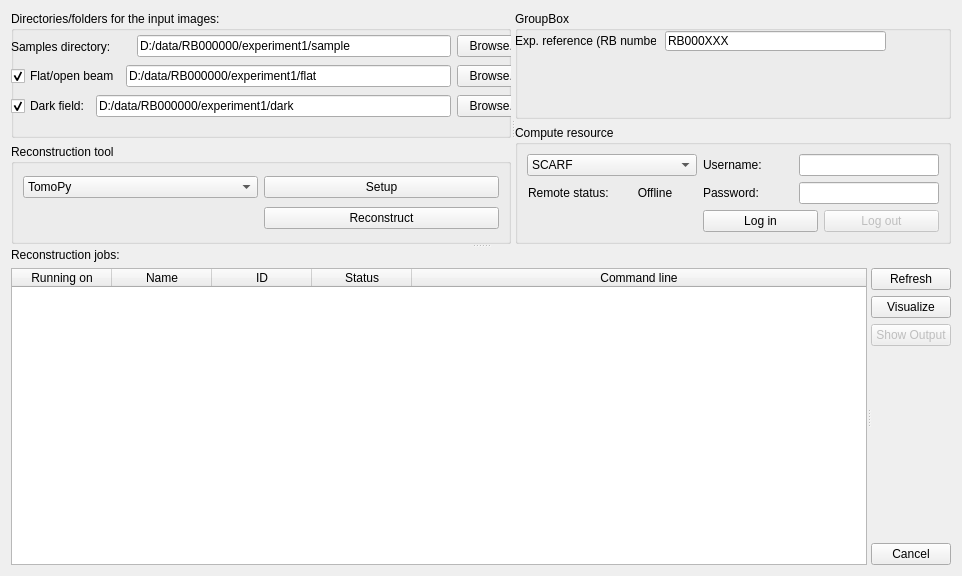
<?xml version="1.0" encoding="UTF-8"?>
<ui version="4.0">
 <class>TomographyIfaceQtTabRun</class>
 <widget class="QWidget" name="TomographyIfaceQtTabRun">
  <property name="enabled">
   <bool>true</bool>
  </property>
  <property name="geometry">
   <rect>
    <x>0</x>
    <y>0</y>
    <width>962</width>
    <height>576</height>
   </rect>
  </property>
  <layout class="QGridLayout" name="gridLayout">
   <item row="0" column="0">
    <widget class="QSplitter" name="splitter_run_main_vertical">
     <property name="orientation">
      <enum>Qt::Vertical</enum>
     </property>
     <widget class="QSplitter" name="splitter_image_resource">
      <property name="sizePolicy">
       <sizepolicy hsizetype="Expanding" vsizetype="Expanding">
        <horstretch>0</horstretch>
        <verstretch>0</verstretch>
       </sizepolicy>
      </property>
      <property name="orientation">
       <enum>Qt::Horizontal</enum>
      </property>
      <property name="opaqueResize">
       <bool>true</bool>
      </property>
      <widget class="QWidget" name="layoutWidget_5">
       <layout class="QGridLayout" name="gridLayout_11">
        <item row="1" column="0">
         <layout class="QVBoxLayout" name="verticalLayout">
          <item>
           <widget class="QGroupBox" name="groupBox">
            <property name="minimumSize">
             <size>
              <width>500</width>
              <height>0</height>
             </size>
            </property>
            <property name="title">
             <string>Directories/folders for the input images:</string>
            </property>
            <widget class="QWidget" name="horizontalLayoutWidget">
             <property name="geometry">
              <rect>
               <x>0</x>
               <y>20</y>
               <width>521</width>
               <height>31</height>
              </rect>
             </property>
             <layout class="QHBoxLayout" name="horizontalLayout_2">
              <item>
               <widget class="QLabel" name="label_samples">
                <property name="minimumSize">
                 <size>
                  <width>120</width>
                  <height>0</height>
                 </size>
                </property>
                <property name="maximumSize">
                 <size>
                  <width>101</width>
                  <height>16777215</height>
                 </size>
                </property>
                <property name="text">
                 <string>Samples directory:</string>
                </property>
               </widget>
              </item>
              <item>
               <widget class="QLineEdit" name="lineEdit_path_samples">
                <property name="text">
                 <string>D:/data/RB000000/experiment1/sample</string>
                </property>
               </widget>
              </item>
              <item>
               <widget class="QPushButton" name="pushButton_samples_dir">
                <property name="maximumSize">
                 <size>
                  <width>75</width>
                  <height>16777215</height>
                 </size>
                </property>
                <property name="text">
                 <string>Browse...</string>
                </property>
               </widget>
              </item>
             </layout>
            </widget>
            <widget class="QWidget" name="horizontalLayoutWidget_2">
             <property name="geometry">
              <rect>
               <x>0</x>
               <y>50</y>
               <width>521</width>
               <height>31</height>
              </rect>
             </property>
             <layout class="QHBoxLayout" name="horizontalLayout_3">
              <property name="spacing">
               <number>6</number>
              </property>
              <item>
               <widget class="QCheckBox" name="checkBox_path_flats">
                <property name="text">
                 <string>Flat/open beam</string>
                </property>
                <property name="checked">
                 <bool>true</bool>
                </property>
               </widget>
              </item>
              <item>
               <widget class="QLineEdit" name="lineEdit_path_flats">
                <property name="text">
                 <string>D:/data/RB000000/experiment1/flat</string>
                </property>
               </widget>
              </item>
              <item>
               <widget class="QPushButton" name="pushButton_flats_dir">
                <property name="maximumSize">
                 <size>
                  <width>75</width>
                  <height>16777215</height>
                 </size>
                </property>
                <property name="text">
                 <string>Browse...</string>
                </property>
               </widget>
              </item>
             </layout>
            </widget>
            <widget class="QWidget" name="horizontalLayoutWidget_3">
             <property name="geometry">
              <rect>
               <x>0</x>
               <y>80</y>
               <width>521</width>
               <height>31</height>
              </rect>
             </property>
             <layout class="QHBoxLayout" name="horizontalLayout_5">
              <item>
               <widget class="QCheckBox" name="checkBox_path_darks">
                <property name="text">
                 <string>Dark field:</string>
                </property>
                <property name="checked">
                 <bool>true</bool>
                </property>
               </widget>
              </item>
              <item>
               <widget class="QLineEdit" name="lineEdit_path_darks">
                <property name="text">
                 <string>D:/data/RB000000/experiment1/dark</string>
                </property>
               </widget>
              </item>
              <item>
               <widget class="QPushButton" name="pushButton_darks_dir">
                <property name="maximumSize">
                 <size>
                  <width>75</width>
                  <height>16777215</height>
                 </size>
                </property>
                <property name="text">
                 <string>Browse...</string>
                </property>
               </widget>
              </item>
             </layout>
            </widget>
           </widget>
          </item>
          <item>
           <widget class="QGroupBox" name="groupBox_7">
            <property name="minimumSize">
             <size>
              <width>0</width>
              <height>50</height>
             </size>
            </property>
            <property name="maximumSize">
             <size>
              <width>16777215</width>
              <height>100</height>
             </size>
            </property>
            <property name="title">
             <string>Reconstruction tool</string>
            </property>
            <layout class="QGridLayout" name="gridLayout_18">
             <item row="0" column="1">
              <widget class="QPushButton" name="pushButton_run_tool_setup">
               <property name="toolTip">
                <string>Define specific settings for the tool selected</string>
               </property>
               <property name="statusTip">
                <string/>
               </property>
               <property name="text">
                <string>Setup</string>
               </property>
               <property name="autoRepeat">
                <bool>false</bool>
               </property>
               <property name="autoExclusive">
                <bool>false</bool>
               </property>
               <property name="flat">
                <bool>false</bool>
               </property>
              </widget>
             </item>
             <item row="1" column="1">
              <widget class="QPushButton" name="pushButton_reconstruct">
               <property name="toolTip">
                <string/>
               </property>
               <property name="statusTip">
                <string/>
               </property>
               <property name="text">
                <string>Reconstruct</string>
               </property>
              </widget>
             </item>
             <item row="0" column="0">
              <widget class="QComboBox" name="comboBox_run_tool">
               <item>
                <property name="text">
                 <string>TomoPy</string>
                </property>
               </item>
               <item>
                <property name="text">
                 <string>Astra</string>
                </property>
               </item>
               <item>
                <property name="text">
                 <string>CCPi CGLS</string>
                </property>
               </item>
               <item>
                <property name="text">
                 <string>Savu</string>
                </property>
               </item>
               <item>
                <property name="text">
                 <string>Custom command</string>
                </property>
               </item>
              </widget>
             </item>
            </layout>
           </widget>
          </item>
         </layout>
        </item>
       </layout>
      </widget>
      <widget class="QWidget" name="layoutWidget_6">
       <layout class="QGridLayout" name="gridLayout_14">
        <item row="1" column="0" colspan="2">
         <widget class="QGroupBox" name="groupBox_6">
          <property name="sizePolicy">
           <sizepolicy hsizetype="Preferred" vsizetype="Preferred">
            <horstretch>0</horstretch>
            <verstretch>0</verstretch>
           </sizepolicy>
          </property>
          <property name="minimumSize">
           <size>
            <width>0</width>
            <height>70</height>
           </size>
          </property>
          <property name="title">
           <string>Compute resource</string>
          </property>
          <layout class="QGridLayout" name="gridLayout_15">
           <item row="1" column="1">
            <layout class="QHBoxLayout" name="horizontalLayout_7">
             <item>
              <widget class="QLabel" name="label_SCARF_password">
               <property name="minimumSize">
                <size>
                 <width>90</width>
                 <height>20</height>
                </size>
               </property>
               <property name="text">
                <string>Password:</string>
               </property>
              </widget>
             </item>
             <item>
              <widget class="QLineEdit" name="lineEdit_SCARF_password">
               <property name="sizePolicy">
                <sizepolicy hsizetype="Preferred" vsizetype="Fixed">
                 <horstretch>0</horstretch>
                 <verstretch>0</verstretch>
                </sizepolicy>
               </property>
               <property name="minimumSize">
                <size>
                 <width>140</width>
                 <height>20</height>
                </size>
               </property>
               <property name="toolTip">
                <string>Type your password. It will be used just for authentication. It won't be displayed or saved anywhere</string>
               </property>
               <property name="text">
                <string/>
               </property>
               <property name="echoMode">
                <enum>QLineEdit::Password</enum>
               </property>
               <property name="cursorPosition">
                <number>0</number>
               </property>
              </widget>
             </item>
            </layout>
           </item>
           <item row="0" column="1">
            <layout class="QHBoxLayout" name="horizontalLayout_6">
             <item>
              <widget class="QLabel" name="label_SCARF_username">
               <property name="minimumSize">
                <size>
                 <width>90</width>
                 <height>20</height>
                </size>
               </property>
               <property name="text">
                <string>Username:</string>
               </property>
              </widget>
             </item>
             <item>
              <widget class="QLineEdit" name="lineEdit_SCARF_username">
               <property name="sizePolicy">
                <sizepolicy hsizetype="Preferred" vsizetype="Fixed">
                 <horstretch>0</horstretch>
                 <verstretch>0</verstretch>
                </sizepolicy>
               </property>
               <property name="minimumSize">
                <size>
                 <width>140</width>
                 <height>20</height>
                </size>
               </property>
               <property name="toolTip">
                <string>Type your username on the remote compute resource</string>
               </property>
               <property name="text">
                <string/>
               </property>
              </widget>
             </item>
            </layout>
           </item>
           <item row="1" column="0">
            <layout class="QHBoxLayout" name="horizontalLayout_4">
             <item>
              <spacer name="horizontalSpacer_8">
               <property name="orientation">
                <enum>Qt::Horizontal</enum>
               </property>
               <property name="sizeHint" stdset="0">
                <size>
                 <width>40</width>
                 <height>20</height>
                </size>
               </property>
              </spacer>
             </item>
             <item>
              <widget class="QLabel" name="label_12">
               <property name="text">
                <string>Remote status:</string>
               </property>
              </widget>
             </item>
             <item>
              <widget class="QPushButton" name="pushButton_remote_status">
               <property name="text">
                <string>Offline</string>
               </property>
               <property name="autoDefault">
                <bool>false</bool>
               </property>
               <property name="default">
                <bool>false</bool>
               </property>
               <property name="flat">
                <bool>true</bool>
               </property>
              </widget>
             </item>
             <item>
              <spacer name="horizontalSpacer_9">
               <property name="orientation">
                <enum>Qt::Horizontal</enum>
               </property>
               <property name="sizeHint" stdset="0">
                <size>
                 <width>40</width>
                 <height>20</height>
                </size>
               </property>
              </spacer>
             </item>
            </layout>
           </item>
           <item row="0" column="0">
            <widget class="QComboBox" name="comboBox_run_compute_resource">
             <item>
              <property name="text">
               <string>SCARF</string>
              </property>
             </item>
             <item>
              <property name="text">
               <string>Local</string>
              </property>
             </item>
            </widget>
           </item>
           <item row="2" column="1">
            <layout class="QHBoxLayout" name="horizontalLayout">
             <item>
              <widget class="QPushButton" name="pushButton_SCARF_login">
               <property name="sizePolicy">
                <sizepolicy hsizetype="Minimum" vsizetype="Preferred">
                 <horstretch>0</horstretch>
                 <verstretch>0</verstretch>
                </sizepolicy>
               </property>
               <property name="minimumSize">
                <size>
                 <width>0</width>
                 <height>22</height>
                </size>
               </property>
               <property name="text">
                <string>Log in</string>
               </property>
              </widget>
             </item>
             <item>
              <widget class="QPushButton" name="pushButton_SCARF_logout">
               <property name="enabled">
                <bool>false</bool>
               </property>
               <property name="sizePolicy">
                <sizepolicy hsizetype="Minimum" vsizetype="Preferred">
                 <horstretch>0</horstretch>
                 <verstretch>0</verstretch>
                </sizepolicy>
               </property>
               <property name="minimumSize">
                <size>
                 <width>0</width>
                 <height>22</height>
                </size>
               </property>
               <property name="text">
                <string>Log out</string>
               </property>
              </widget>
             </item>
            </layout>
           </item>
          </layout>
         </widget>
        </item>
        <item row="0" column="0" colspan="2">
         <widget class="QGroupBox" name="groupBox_4">
          <property name="title">
           <string>GroupBox</string>
          </property>
          <widget class="QLabel" name="label_experiment_reference">
           <property name="geometry">
            <rect>
             <x>0</x>
             <y>10</y>
             <width>141</width>
             <height>40</height>
            </rect>
           </property>
           <property name="minimumSize">
            <size>
             <width>39</width>
             <height>40</height>
            </size>
           </property>
           <property name="maximumSize">
            <size>
             <width>16777215</width>
             <height>40</height>
            </size>
           </property>
           <property name="text">
            <string>Exp. reference (RB number)</string>
           </property>
          </widget>
          <widget class="QLineEdit" name="lineEdit_experiment_reference">
           <property name="geometry">
            <rect>
             <x>150</x>
             <y>20</y>
             <width>221</width>
             <height>20</height>
            </rect>
           </property>
           <property name="sizePolicy">
            <sizepolicy hsizetype="Expanding" vsizetype="Fixed">
             <horstretch>1</horstretch>
             <verstretch>0</verstretch>
            </sizepolicy>
           </property>
           <property name="text">
            <string>RB000XXX</string>
           </property>
          </widget>
          <widget class="QPushButton" name="pushButton">
           <property name="geometry">
            <rect>
             <x>210</x>
             <y>130</y>
             <width>75</width>
             <height>23</height>
            </rect>
           </property>
           <property name="text">
            <string>PushButton</string>
           </property>
          </widget>
         </widget>
        </item>
       </layout>
      </widget>
     </widget>
     <widget class="QWidget" name="layoutWidget_7">
      <layout class="QVBoxLayout" name="verticalLayout_7">
       <item>
        <widget class="QLabel" name="label_11">
         <property name="sizePolicy">
          <sizepolicy hsizetype="Preferred" vsizetype="Fixed">
           <horstretch>0</horstretch>
           <verstretch>0</verstretch>
          </sizepolicy>
         </property>
         <property name="text">
          <string>Reconstruction jobs:</string>
         </property>
        </widget>
       </item>
       <item>
        <widget class="QSplitter" name="splitter_run_jobs">
         <property name="orientation">
          <enum>Qt::Horizontal</enum>
         </property>
         <widget class="QTableWidget" name="tableWidget_run_jobs">
          <property name="sizePolicy">
           <sizepolicy hsizetype="Expanding" vsizetype="Expanding">
            <horstretch>1</horstretch>
            <verstretch>1</verstretch>
           </sizepolicy>
          </property>
          <property name="selectionBehavior">
           <enum>QAbstractItemView::SelectRows</enum>
          </property>
          <attribute name="horizontalHeaderStretchLastSection">
           <bool>true</bool>
          </attribute>
          <column>
           <property name="text">
            <string>Running on</string>
           </property>
          </column>
          <column>
           <property name="text">
            <string>Name</string>
           </property>
          </column>
          <column>
           <property name="text">
            <string>ID</string>
           </property>
          </column>
          <column>
           <property name="text">
            <string>Status</string>
           </property>
          </column>
          <column>
           <property name="text">
            <string>Command line</string>
           </property>
          </column>
         </widget>
         <widget class="QWidget" name="layoutWidget_8">
          <layout class="QGridLayout" name="gridLayout_16">
           <item row="2" column="0">
            <widget class="QPushButton" name="pushButton_run_job_visualize">
             <property name="text">
              <string>Visualize</string>
             </property>
            </widget>
           </item>
           <item row="5" column="0">
            <widget class="QPushButton" name="pushButton_run_job_cancel">
             <property name="text">
              <string>Cancel</string>
             </property>
            </widget>
           </item>
           <item row="4" column="0">
            <spacer name="verticalSpacer_5">
             <property name="orientation">
              <enum>Qt::Vertical</enum>
             </property>
             <property name="sizeHint" stdset="0">
              <size>
               <width>20</width>
               <height>40</height>
              </size>
             </property>
            </spacer>
           </item>
           <item row="1" column="0">
            <widget class="QPushButton" name="pushButton_run_refresh">
             <property name="text">
              <string>Refresh</string>
             </property>
            </widget>
           </item>
           <item row="3" column="0">
            <widget class="QPushButton" name="pushButton_showProcessOutput">
             <property name="enabled">
              <bool>false</bool>
             </property>
             <property name="text">
              <string>Show Output</string>
             </property>
            </widget>
           </item>
          </layout>
         </widget>
        </widget>
       </item>
      </layout>
     </widget>
    </widget>
   </item>
  </layout>
 </widget>
 <tabstops>
  <tabstop>comboBox_run_compute_resource</tabstop>
  <tabstop>pushButton_remote_status</tabstop>
  <tabstop>comboBox_run_tool</tabstop>
  <tabstop>pushButton_run_tool_setup</tabstop>
  <tabstop>pushButton_run_refresh</tabstop>
  <tabstop>pushButton_run_job_visualize</tabstop>
  <tabstop>pushButton_run_job_cancel</tabstop>
  <tabstop>tableWidget_run_jobs</tabstop>
 </tabstops>
 <resources/>
 <connections/>
</ui>
